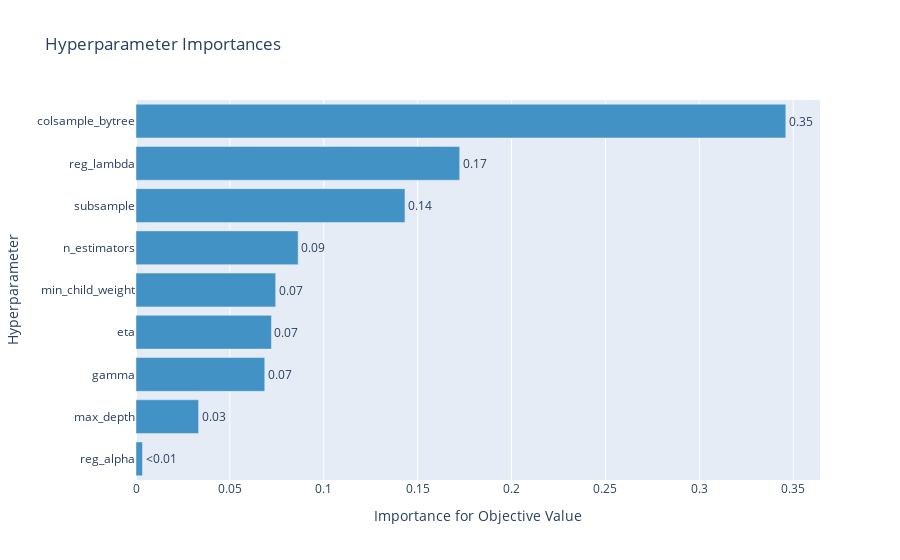

The notebook cell this image was saved under:
### Code cell
optuna.visualization.plot_param_importances(study)

### Figure 1 — Plotly figure (JSON) as saved in the notebook; plotly's stock layout.template omitted (floating-point values rounded to 4 significant figures)
{"data": [{"cliponaxis": false, "hovertemplate": ["reg_alpha (FloatDistribution): 0.003467035395056761<extra></extra>", "max_depth (IntDistribution): 0.033350248706583985<extra></extra>", "gamma (FloatDistribution): 0.06857318857465748<extra></extra>", "eta (FloatDistribution): 0.07214102230716292<extra></extra>", "min_child_weight (IntDistribution): 0.07439008666322147<extra></extra>", "n_estimators (IntDistribution): 0.08636723250535838<extra></extra>", "subsample (FloatDistribution): 0.14325295577546035<extra></extra>", "reg_lambda (FloatDistribution): 0.17239396147600852<extra></extra>", "colsample_bytree (FloatDistribution): 0.3460642685964903<extra></extra>"], "marker": {"color": "rgb(66,146,198)"}, "orientation": "h", "text": ["<0.01", "0.03", "0.07", "0.07", "0.07", "0.09", "0.14", "0.17", "0.35"], "textposition": "outside", "type": "bar", "x": [0.003467, 0.03335, 0.06857, 0.07214, 0.07439, 0.08637, 0.1433, 0.1724, 0.3461], "y": ["reg_alpha", "max_depth", "gamma", "eta", "min_child_weight", "n_estimators", "subsample", "reg_lambda", "colsample_bytree"]}], "layout": {"showlegend": false, "title": {"text": "Hyperparameter Importances"}, "xaxis": {"title": {"text": "Importance for Objective Value"}}, "yaxis": {"title": {"text": "Hyperparameter"}}}}
